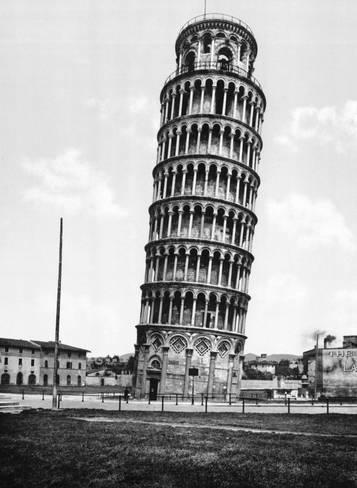
#> input picture pisa.jpg, 357 x 488 px, found by its file name
$ python 13.py
#> lines starting #> are read from the running program, lines starting #| are printed output that depends on the picture
import matplotlib.image as img
from matplotlib import pyplot as plt
import numpy as np
import math

def fun(img,dimX,dimY,radian,COGPosX,COGPosY) :
	cosine = float(math.cos(radian))
	sine = float(math.sin(radian))
	image = [[0 for i in range (dimY)]for j in range (dimX)]
	for y in range (dimY) :
		for x in range (dimX) :
			rx = float(((x-COGPosX)*cosine)-((y-COGPosY)*sine)+COGPosX)
			ry = float(((x-COGPosX)*sine)+((y-COGPosY)*cosine)+COGPosY)

			rotx = int(math.floor(rx))
			roty = int(math.floor(ry))

			fx = float(math.floor(rx))
			fy = float(math.floor(ry))

			if(rotx >= 0 and rotx < dimX-1 and roty >= 0 and roty < dimY-1) :

				f1 = img[rotx][roty] + (float(img[rotx+1][roty])-float(img[rotx][roty]))*(rx-fx)
				f2 = img[rotx][roty+1] + (float(img[rotx+1][roty+1])-float(img[rotx][roty+1]))*(rx-fx)
				image[x][y] = f1 + (f2-f1)*(ry-fy)

	return image


def main() :
	tower = img.imread('pisa.jpg')
#> tower is the input picture: shape (488, 357); min 0, max 255, mean 167.3
	r,c = tower.shape
#> r = 488; c = 357
	pisa = [[0 for i in range(c+100)]for j in range(r+100)]
	for i in range (r+100) :
		for j in range (c+100) :
			if(i < 50 or i>= r+50 or j < 50 or j>= c+50) :
				pisa[i][j] = 0
			else :
				pisa[i][j] = tower[i-50][j-50]
#> after the loop, pisa = 588 items

	pisa = np.array(pisa)
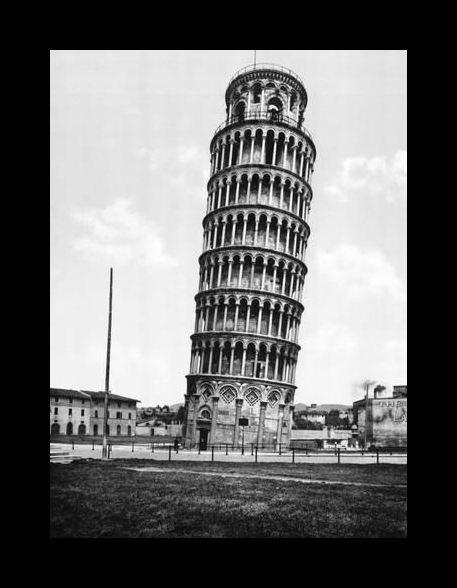
#> pisa: shape (588, 457) int64; min 0, max 255, mean 108.5

	r += 100
#> r = 588
	c += 100
#> c = 457

	d1 = 2
	d2 = 3.9
	d3 = 6
	plt.figure()
	d1 = math.radians(d1)
	d2 = math.radians(d2)
	d3 = math.radians(d3)

	plt.subplot(221)
	plt.imshow(pisa,cmap="gray")
	plt.title('original')

	plt.subplot(222)
	rimage = fun(pisa,r,c,-d1,r/2,c/2)
#> after the loop in fun, `for y in range (dimY) :`: image = 588 items
#> rimage = 588 items
	plt.imshow(rimage,cmap = "gray")
	plt.title('2degree')

	plt.subplot(223)
	rimage = fun(pisa,r,c,-d2,r/2,c/2)
	plt.imshow(rimage,cmap = "gray")
	plt.title('4degree')

	plt.subplot(224)
	rimage = fun(pisa,r,c,-d3,r/2,c/2)
	plt.imshow(rimage,cmap = "gray")
	plt.title('6degree')
	plt.savefig('rotation_bilinear')
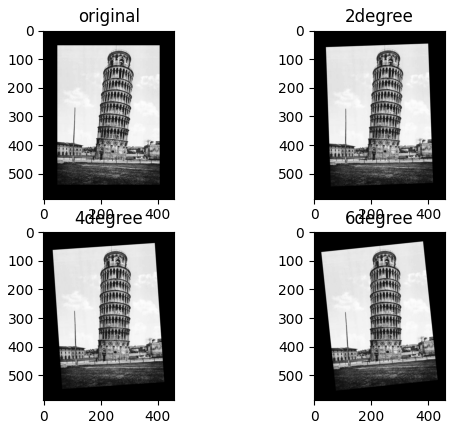
#> figure drawn by matplotlib, 4 panels

if __name__ == '__main__':
	main()
